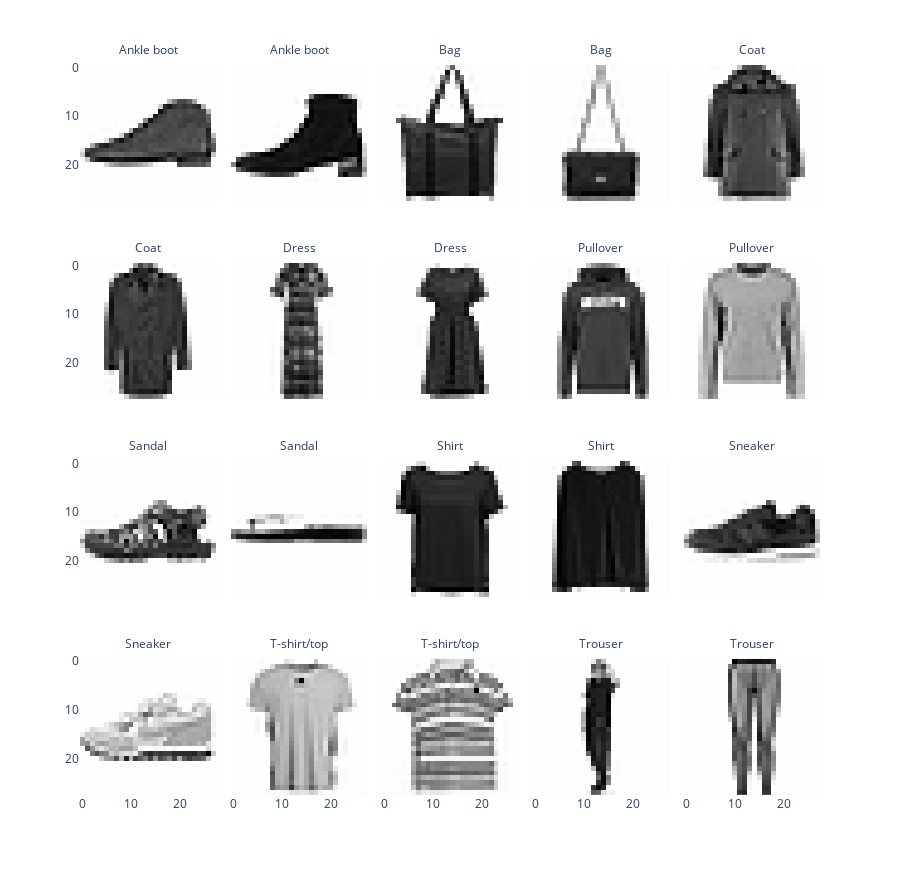

This figure's notebook cell:
### Markdown cell above
Let's look at a few examples of each class. Here we use Pandas to group images by their labels and sample 2 for each class. You are not required to know Pandas (we won't test you on it), but it is a useful library for data manipulation and analysis and we will use it often in this course.

### Code cell
idx = (
    pd.DataFrame({"labels": labels})
      .groupby("labels", as_index=False)
      .sample(2)
      .index
      .to_numpy())
show_images(images[idx,:,:], labels=labels[idx])

### Figure 1 — Plotly figure (JSON) as saved in the notebook; plotly's stock layout.template omitted (floating-point values rounded to 4 significant figures; data arrays with more than 128 entries replaced by an {"elided": "..."} marker saying what was removed)
{"data": [{"coloraxis": "coloraxis", "hovertemplate": "x: %{x}<br>y: %{y}<br>color: %{z}<extra></extra>", "name": "0", "type": "heatmap", "xaxis": "x16", "yaxis": "y16", "z": {"elided": "28x28 float values"}}, {"coloraxis": "coloraxis", "hovertemplate": "x: %{x}<br>y: %{y}<br>color: %{z}<extra></extra>", "name": "1", "type": "heatmap", "xaxis": "x17", "yaxis": "y17", "z": {"elided": "28x28 float values"}}, {"coloraxis": "coloraxis", "hovertemplate": "x: %{x}<br>y: %{y}<br>color: %{z}<extra></extra>", "name": "2", "type": "heatmap", "xaxis": "x18", "yaxis": "y18", "z": {"elided": "28x28 float values"}}, {"coloraxis": "coloraxis", "hovertemplate": "x: %{x}<br>y: %{y}<br>color: %{z}<extra></extra>", "name": "3", "type": "heatmap", "xaxis": "x19", "yaxis": "y19", "z": {"elided": "28x28 float values"}}, {"coloraxis": "coloraxis", "hovertemplate": "x: %{x}<br>y: %{y}<br>color: %{z}<extra></extra>", "name": "4", "type": "heatmap", "xaxis": "x20", "yaxis": "y20", "z": {"elided": "28x28 float values"}}, {"coloraxis": "coloraxis", "hovertemplate": "x: %{x}<br>y: %{y}<br>color: %{z}<extra></extra>", "name": "5", "type": "heatmap", "xaxis": "x11", "yaxis": "y11", "z": {"elided": "28x28 float values"}}, {"coloraxis": "coloraxis", "hovertemplate": "x: %{x}<br>y: %{y}<br>color: %{z}<extra></extra>", "name": "6", "type": "heatmap", "xaxis": "x12", "yaxis": "y12", "z": {"elided": "28x28 float values"}}, {"coloraxis": "coloraxis", "hovertemplate": "x: %{x}<br>y: %{y}<br>color: %{z}<extra></extra>", "name": "7", "type": "heatmap", "xaxis": "x13", "yaxis": "y13", "z": {"elided": "28x28 float values"}}, {"coloraxis": "coloraxis", "hovertemplate": "x: %{x}<br>y: %{y}<br>color: %{z}<extra></extra>", "name": "8", "type": "heatmap", "xaxis": "x14", "yaxis": "y14", "z": {"elided": "28x28 float values"}}, {"coloraxis": "coloraxis", "hovertemplate": "x: %{x}<br>y: %{y}<br>color: %{z}<extra></extra>", "name": "9", "type": "heatmap", "xaxis": "x15", "yaxis": "y15", "z": {"elided": "28x28 float values"}}, {"coloraxis": "coloraxis", "hovertemplate": "x: %{x}<br>y: %{y}<br>color: %{z}<extra></extra>", "name": "10", "type": "heatmap", "xaxis": "x6", "yaxis": "y6", "z": {"elided": "28x28 float values"}}, {"coloraxis": "coloraxis", "hovertemplate": "x: %{x}<br>y: %{y}<br>color: %{z}<extra></extra>", "name": "11", "type": "heatmap", "xaxis": "x7", "yaxis": "y7", "z": {"elided": "28x28 float values"}}, {"coloraxis": "coloraxis", "hovertemplate": "x: %{x}<br>y: %{y}<br>color: %{z}<extra></extra>", "name": "12", "type": "heatmap", "xaxis": "x8", "yaxis": "y8", "z": {"elided": "28x28 float values"}}, {"coloraxis": "coloraxis", "hovertemplate": "x: %{x}<br>y: %{y}<br>color: %{z}<extra></extra>", "name": "13", "type": "heatmap", "xaxis": "x9", "yaxis": "y9", "z": {"elided": "28x28 float values"}}, {"coloraxis": "coloraxis", "hovertemplate": "x: %{x}<br>y: %{y}<br>color: %{z}<extra></extra>", "name": "14", "type": "heatmap", "xaxis": "x10", "yaxis": "y10", "z": {"elided": "28x28 float values"}}, {"coloraxis": "coloraxis", "hovertemplate": "x: %{x}<br>y: %{y}<br>color: %{z}<extra></extra>", "name": "15", "type": "heatmap", "xaxis": "x", "yaxis": "y", "z": {"elided": "28x28 float values"}}, {"coloraxis": "coloraxis", "hovertemplate": "x: %{x}<br>y: %{y}<br>color: %{z}<extra></extra>", "name": "16", "type": "heatmap", "xaxis": "x2", "yaxis": "y2", "z": {"elided": "28x28 float values"}}, {"coloraxis": "coloraxis", "hovertemplate": "x: %{x}<br>y: %{y}<br>color: %{z}<extra></extra>", "name": "17", "type": "heatmap", "xaxis": "x3", "yaxis": "y3", "z": {"elided": "28x28 float values"}}, {"coloraxis": "coloraxis", "hovertemplate": "x: %{x}<br>y: %{y}<br>color: %{z}<extra></extra>", "name": "18", "type": "heatmap", "xaxis": "x4", "yaxis": "y4", "z": {"elided": "28x28 float values"}}, {"coloraxis": "coloraxis", "hovertemplate": "x: %{x}<br>y: %{y}<br>color: %{z}<extra></extra>", "name": "19", "type": "heatmap", "xaxis": "x5", "yaxis": "y5", "z": {"elided": "28x28 float values"}}], "layout": {"annotations": [{"font": {}, "showarrow": false, "text": "Sneaker", "x": 0.092, "xanchor": "center", "xref": "paper", "y": 0.1975, "yanchor": "bottom", "yref": "paper"}, {"font": {}, "showarrow": false, "text": "T-shirt/top", "x": 0.296, "xanchor": "center", "xref": "paper", "y": 0.1975, "yanchor": "bottom", "yref": "paper"}, {"font": {}, "showarrow": false, "text": "T-shirt/top", "x": 0.5, "xanchor": "center", "xref": "paper", "y": 0.1975, "yanchor": "bottom", "yref": "paper"}, {"font": {}, "showarrow": false, "text": "Trouser", "x": 0.704, "xanchor": "center", "xref": "paper", "y": 0.1975, "yanchor": "bottom", "yref": "paper"}, {"font": {}, "showarrow": false, "text": "Trouser", "x": 0.908, "xanchor": "center", "xref": "paper", "y": 0.1975, "yanchor": "bottom", "yref": "paper"}, {"font": {}, "showarrow": false, "text": "Sandal", "x": 0.092, "xanchor": "center", "xref": "paper", "y": 0.465, "yanchor": "bottom", "yref": "paper"}, {"font": {}, "showarrow": false, "text": "Sandal", "x": 0.296, "xanchor": "center", "xref": "paper", "y": 0.465, "yanchor": "bottom", "yref": "paper"}, {"font": {}, "showarrow": false, "text": "Shirt", "x": 0.5, "xanchor": "center", "xref": "paper", "y": 0.465, "yanchor": "bottom", "yref": "paper"}, {"font": {}, "showarrow": false, "text": "Shirt", "x": 0.704, "xanchor": "center", "xref": "paper", "y": 0.465, "yanchor": "bottom", "yref": "paper"}, {"font": {}, "showarrow": false, "text": "Sneaker", "x": 0.908, "xanchor": "center", "xref": "paper", "y": 0.465, "yanchor": "bottom", "yref": "paper"}, {"font": {}, "showarrow": false, "text": "Coat", "x": 0.092, "xanchor": "center", "xref": "paper", "y": 0.7325, "yanchor": "bottom", "yref": "paper"}, {"font": {}, "showarrow": false, "text": "Dress", "x": 0.296, "xanchor": "center", "xref": "paper", "y": 0.7325, "yanchor": "bottom", "yref": "paper"}, {"font": {}, "showarrow": false, "text": "Dress", "x": 0.5, "xanchor": "center", "xref": "paper", "y": 0.7325, "yanchor": "bottom", "yref": "paper"}, {"font": {}, "showarrow": false, "text": "Pullover", "x": 0.704, "xanchor": "center", "xref": "paper", "y": 0.7325, "yanchor": "bottom", "yref": "paper"}, {"font": {}, "showarrow": false, "text": "Pullover", "x": 0.908, "xanchor": "center", "xref": "paper", "y": 0.7325, "yanchor": "bottom", "yref": "paper"}, {"font": {}, "showarrow": false, "text": "Ankle boot", "x": 0.092, "xanchor": "center", "xref": "paper", "y": 1, "yanchor": "bottom", "yref": "paper"}, {"font": {}, "showarrow": false, "text": "Ankle boot", "x": 0.296, "xanchor": "center", "xref": "paper", "y": 1, "yanchor": "bottom", "yref": "paper"}, {"font": {}, "showarrow": false, "text": "Bag", "x": 0.5, "xanchor": "center", "xref": "paper", "y": 1, "yanchor": "bottom", "yref": "paper"}, {"font": {}, "showarrow": false, "text": "Bag", "x": 0.704, "xanchor": "center", "xref": "paper", "y": 1, "yanchor": "bottom", "yref": "paper"}, {"font": {}, "showarrow": false, "text": "Coat", "x": 0.908, "xanchor": "center", "xref": "paper", "y": 1, "yanchor": "bottom", "yref": "paper"}], "coloraxis": {"colorscale": [[0, "rgb(254, 254, 253)"], [0.09091, "rgb(224, 224, 223)"], [0.1818, "rgb(197, 197, 195)"], [0.2727, "rgb(171, 171, 170)"], [0.3636, "rgb(146, 146, 145)"], [0.4545, "rgb(124, 123, 122)"], [0.5455, "rgb(102, 101, 101)"], [0.6364, "rgb(81, 80, 80)"], [0.7273, "rgb(59, 59, 59)"], [0.8182, "rgb(38, 38, 38)"], [0.9091, "rgb(16, 16, 16)"], [1, "rgb(0, 0, 0)"]], "showscale": false}, "height": 880, "margin": {"t": 60}, "xaxis": {"anchor": "y", "constrain": "domain", "domain": [0, 0.184], "scaleanchor": "y"}, "xaxis10": {"anchor": "y10", "domain": [0.816, 1], "matches": "x", "showticklabels": false}, "xaxis11": {"anchor": "y11", "domain": [0, 0.184], "matches": "x", "showticklabels": false}, "xaxis12": {"anchor": "y12", "domain": [0.204, 0.388], "matches": "x", "showticklabels": false}, "xaxis13": {"anchor": "y13", "domain": [0.408, 0.592], "matches": "x", "showticklabels": false}, "xaxis14": {"anchor": "y14", "domain": [0.612, 0.796], "matches": "x", "showticklabels": false}, "xaxis15": {"anchor": "y15", "domain": [0.816, 1], "matches": "x", "showticklabels": false}, "xaxis16": {"anchor": "y16", "domain": [0, 0.184], "matches": "x", "showticklabels": false}, "xaxis17": {"anchor": "y17", "domain": [0.204, 0.388], "matches": "x", "showticklabels": false}, "xaxis18": {"anchor": "y18", "domain": [0.408, 0.592], "matches": "x", "showticklabels": false}, "xaxis19": {"anchor": "y19", "domain": [0.612, 0.796], "matches": "x", "showticklabels": false}, "xaxis2": {"anchor": "y2", "domain": [0.204, 0.388], "matches": "x"}, "xaxis20": {"anchor": "y20", "domain": [0.816, 1], "matches": "x", "showticklabels": false}, "xaxis3": {"anchor": "y3", "domain": [0.408, 0.592], "matches": "x"}, "xaxis4": {"anchor": "y4", "domain": [0.612, 0.796], "matches": "x"}, "xaxis5": {"anchor": "y5", "domain": [0.816, 1], "matches": "x"}, "xaxis6": {"anchor": "y6", "domain": [0, 0.184], "matches": "x", "showticklabels": false}, "xaxis7": {"anchor": "y7", "domain": [0.204, 0.388], "matches": "x", "showticklabels": false}, "xaxis8": {"anchor": "y8", "domain": [0.408, 0.592], "matches": "x", "showticklabels": false}, "xaxis9": {"anchor": "y9", "domain": [0.612, 0.796], "matches": "x", "showticklabels": false}, "yaxis": {"anchor": "x", "autorange": "reversed", "constrain": "domain", "domain": [0, 0.1975]}, "yaxis10": {"anchor": "x10", "domain": [0.2675, 0.465], "matches": "y", "showticklabels": false}, "yaxis11": {"anchor": "x11", "domain": [0.535, 0.7325], "matches": "y"}, "yaxis12": {"anchor": "x12", "domain": [0.535, 0.7325], "matches": "y", "showticklabels": false}, "yaxis13": {"anchor": "x13", "domain": [0.535, 0.7325], "matches": "y", "showticklabels": false}, "yaxis14": {"anchor": "x14", "domain": [0.535, 0.7325], "matches": "y", "showticklabels": false}, "yaxis15": {"anchor": "x15", "domain": [0.535, 0.7325], "matches": "y", "showticklabels": false}, "yaxis16": {"anchor": "x16", "domain": [0.8025, 1], "matches": "y"}, "yaxis17": {"anchor": "x17", "domain": [0.8025, 1], "matches": "y", "showticklabels": false}, "yaxis18": {"anchor": "x18", "domain": [0.8025, 1], "matches": "y", "showticklabels": false}, "yaxis19": {"anchor": "x19", "domain": [0.8025, 1], "matches": "y", "showticklabels": false}, "yaxis2": {"anchor": "x2", "domain": [0, 0.1975], "matches": "y", "showticklabels": false}, "yaxis20": {"anchor": "x20", "domain": [0.8025, 1], "matches": "y", "showticklabels": false}, "yaxis3": {"anchor": "x3", "domain": [0, 0.1975], "matches": "y", "showticklabels": false}, "yaxis4": {"anchor": "x4", "domain": [0, 0.1975], "matches": "y", "showticklabels": false}, "yaxis5": {"anchor": "x5", "domain": [0, 0.1975], "matches": "y", "showticklabels": false}, "yaxis6": {"anchor": "x6", "domain": [0.2675, 0.465], "matches": "y"}, "yaxis7": {"anchor": "x7", "domain": [0.2675, 0.465], "matches": "y", "showticklabels": false}, "yaxis8": {"anchor": "x8", "domain": [0.2675, 0.465], "matches": "y", "showticklabels": false}, "yaxis9": {"anchor": "x9", "domain": [0.2675, 0.465], "matches": "y", "showticklabels": false}}}
